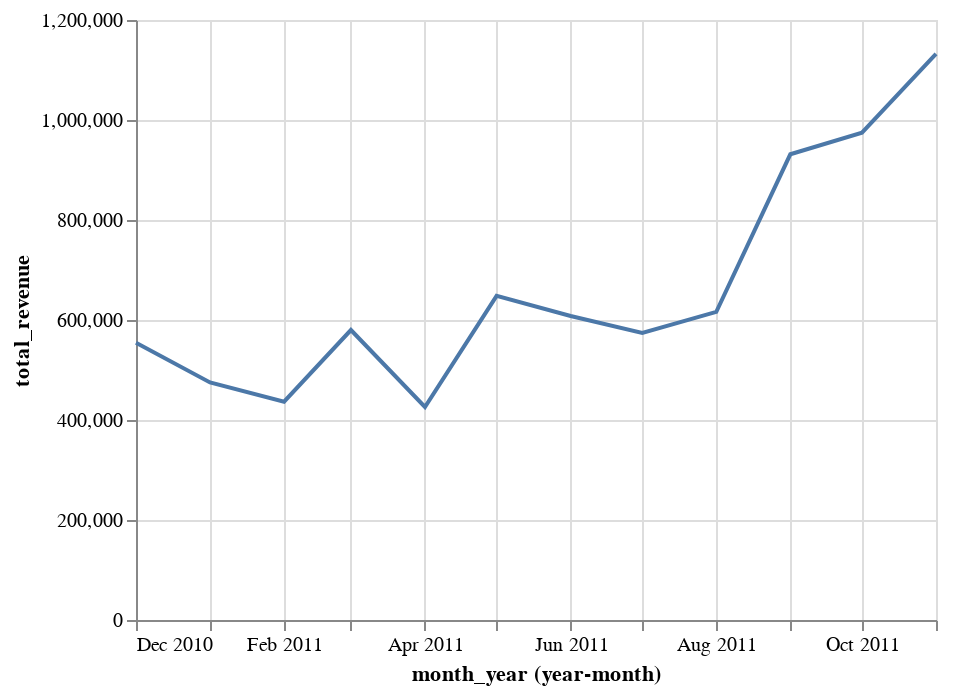

Notebook code cell kept with this figure:
### Markdown cell above
### Monthly revenue

### Code cell
# it looks like vega-lite doesn't work with float64 or objects 
# also it seems like it only accepts data that has only the columns used for the plot

e_commerce_monthly['total_revenue'] = e_commerce_monthly['total_revenue'].astype(np.float32)
data.dtypes

monthly_rev = e_commerce_monthly[['month_year','total_revenue']]

alt.Chart(monthly_rev).mark_line().encode(
    x=alt.X('month_year',timeUnit='yearmonth'),
    y='total_revenue'
)

### Figure 1 — Vega-Lite specification as saved in the notebook (floating-point values rounded to 4 significant figures)
{"config": {"view": {"continuousWidth": 400, "continuousHeight": 300}}, "data": {"name": "data-c89478c83d06cac3d3e69d6aa2183906"}, "mark": "line", "encoding": {"x": {"field": "month_year", "timeUnit": "yearmonth", "type": "temporal"}, "y": {"field": "total_revenue", "type": "quantitative"}}, "$schema": "https://vega.github.io/schema/vega-lite/v4.17.0.json", "datasets": {"data-c89478c83d06cac3d3e69d6aa2183906": [{"month_year": "2010-12-01T00:00:00", "total_revenue": 554600.0}, {"month_year": "2011-01-01T00:00:00", "total_revenue": 475100.0}, {"month_year": "2011-02-01T00:00:00", "total_revenue": 436500.0}, {"month_year": "2011-03-01T00:00:00", "total_revenue": 580000.0}, {"month_year": "2011-04-01T00:00:00", "total_revenue": 426000.0}, {"month_year": "2011-05-01T00:00:00", "total_revenue": 648300.0}, {"month_year": "2011-06-01T00:00:00", "total_revenue": 608000.0}, {"month_year": "2011-07-01T00:00:00", "total_revenue": 574200.0}, {"month_year": "2011-08-01T00:00:00", "total_revenue": 616400.0}, {"month_year": "2011-09-01T00:00:00", "total_revenue": 931400.0}, {"month_year": "2011-10-01T00:00:00", "total_revenue": 974600.0}, {"month_year": "2011-11-01T00:00:00", "total_revenue": 1132000.0}]}}
